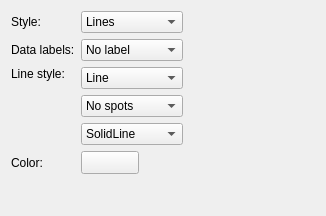
           <widget class="QWidget" name="tabVolume">
            <attribute name="title">
             <string>Volume</string>
            </attribute>
            <layout class="QVBoxLayout">
             <item>
              <layout class="QHBoxLayout">
               <item>
                <layout class="QGridLayout" name="gridLayout_12">
                 <item row="4" column="1">
                  <widget class="GColorPushButton" name="buttonSQL_YieldWizard_VolumeColor">
                   <property name="sizePolicy">
                    <sizepolicy hsizetype="Fixed" vsizetype="Fixed">
                     <horstretch>0</horstretch>
                     <verstretch>0</verstretch>
                    </sizepolicy>
                   </property>
                   <property name="minimumSize">
                    <size>
                     <width>58</width>
                     <height>23</height>
                    </size>
                   </property>
                   <property name="maximumSize">
                    <size>
                     <width>58</width>
                     <height>23</height>
                    </size>
                   </property>
                   <property name="toolTip">
                    <string>Set Binning Pareto color</string>
                   </property>
                   <property name="text">
                    <string/>
                   </property>
                   <property name="autoDefault">
                    <bool>false</bool>
                   </property>
                  </widget>
                 </item>
                 <item row="1" column="1">
                  <widget class="QComboBox" name="comboSQL_YieldWizard_VolumeDataLabels">
                   <property name="toolTip">
                    <string>Define spots style to draw (if any)</string>
                   </property>
                   <item>
                    <property name="text">
                     <string>No label</string>
                    </property>
                   </item>
                   <item>
                    <property name="text">
                     <string>Auto</string>
                    </property>
                   </item>
                   <item>
                    <property name="text">
                     <string>Top</string>
                    </property>
                   </item>
                   <item>
                    <property name="text">
                     <string>Bottom</string>
                    </property>
                   </item>
                   <item>
                    <property name="text">
                     <string>Left</string>
                    </property>
                   </item>
                   <item>
                    <property name="text">
                     <string>Right</string>
                    </property>
                   </item>
                  </widget>
                 </item>
                 <item row="1" column="0">
                  <widget class="QLabel" name="labelSQL_YieldWizard_VolumeDataLabels">
                   <property name="text">
                    <string>Data labels:</string>
                   </property>
                   <property name="wordWrap">
                    <bool>false</bool>
                   </property>
                  </widget>
                 </item>
                 <item row="4" column="0">
                  <widget class="QLabel" name="labelSQL_YieldWizard_VolumeColor">
                   <property name="text">
                    <string>Color:</string>
                   </property>
                   <property name="wordWrap">
                    <bool>false</bool>
                   </property>
                  </widget>
                 </item>
                 <item row="3" column="0">
                  <spacer name="spacer5">
                   <property name="orientation">
                    <enum>Qt::Vertical</enum>
                   </property>
                   <property name="sizeType">
                    <enum>QSizePolicy::Expanding</enum>
                   </property>
                   <property name="sizeHint" stdset="0">
                    <size>
                     <width>9</width>
                     <height>43</height>
                    </size>
                   </property>
                  </spacer>
                 </item>
                 <item row="2" column="1" rowspan="2">
                  <layout class="QVBoxLayout">
                   <item>
                    <widget class="QComboBox" name="comboSQL_YieldWizard_VolumeLineStyle">
                     <property name="toolTip">
                      <string>Charting Line style</string>
                     </property>
                     <item>
                      <property name="text">
                       <string>Line</string>
                      </property>
                     </item>
                     <item>
                      <property name="text">
                       <string>Spline line</string>
                      </property>
                     </item>
                     <item>
                      <property name="text">
                       <string>Step line</string>
                      </property>
                     </item>
                    </widget>
                   </item>
                   <item>
                    <widget class="QComboBox" name="comboSQL_YieldWizard_VolumeLineSpots">
                     <property name="toolTip">
                      <string>Define spots style to draw (if any)</string>
                     </property>
                     <item>
                      <property name="text">
                       <string>No spots</string>
                      </property>
                     </item>
                     <item>
                      <property name="text">
                       <string>Auto</string>
                      </property>
                     </item>
                     <item>
                      <property name="text">
                       <string>Square</string>
                      </property>
                     </item>
                     <item>
                      <property name="text">
                       <string>Circle</string>
                      </property>
                     </item>
                     <item>
                      <property name="text">
                       <string>Diamonds</string>
                      </property>
                     </item>
                     <item>
                      <property name="text">
                       <string>Triangle</string>
                      </property>
                     </item>
                     <item>
                      <property name="text">
                       <string>Cross</string>
                      </property>
                     </item>
                    </widget>
                   </item>
                   <item>
                    <widget class="QComboBox" name="comboSQL_YieldWizard_VolumeLineProperty">
                     <item>
                      <property name="text">
                       <string>SolidLine</string>
                      </property>
                     </item>
                     <item>
                      <property name="text">
                       <string>DashLine</string>
                      </property>
                     </item>
                     <item>
                      <property name="text">
                       <string>DotLine</string>
                      </property>
                     </item>
                     <item>
                      <property name="text">
                       <string>DotDashLine</string>
                      </property>
                     </item>
                     <item>
                      <property name="text">
                       <string>AltDashLine</string>
                      </property>
                     </item>
                    </widget>
                   </item>
                  </layout>
                 </item>
                 <item row="2" column="0">
                  <widget class="QLabel" name="labelSQL_YieldWizard_VolumeLineStyle">
                   <property name="text">
                    <string>Line style:</string>
                   </property>
                   <property name="wordWrap">
                    <bool>false</bool>
                   </property>
                  </widget>
                 </item>
                 <item row="0" column="1">
                  <widget class="QComboBox" name="comboSQL_YieldWizard_VolumeStyle">
                   <property name="toolTip">
                    <string>Charting style for 'Yield'</string>
                   </property>
                   <item>
                    <property name="text">
                     <string>Lines</string>
                    </property>
                   </item>
                   <item>
                    <property name="text">
                     <string>Bars</string>
                    </property>
                   </item>
                  </widget>
                 </item>
                 <item row="0" column="0">
                  <widget class="QLabel" name="labelSQL_YieldWizard_VolumeStyle">
                   <property name="text">
                    <string>Style:</string>
                   </property>
                   <property name="wordWrap">
                    <bool>false</bool>
                   </property>
                  </widget>
                 </item>
                </layout>
               </item>
               <item>
                <spacer name="spacer6">
                 <property name="orientation">
                  <enum>Qt::Horizontal</enum>
                 </property>
                 <property name="sizeType">
                  <enum>QSizePolicy::Expanding</enum>
                 </property>
                 <property name="sizeHint" stdset="0">
                  <size>
                   <width>132</width>
                   <height>8</height>
                  </size>
                 </property>
                </spacer>
               </item>
              </layout>
             </item>
             <item>
              <spacer name="spacer7">
               <property name="orientation">
                <enum>Qt::Vertical</enum>
               </property>
               <property name="sizeType">
                <enum>QSizePolicy::Expanding</enum>
               </property>
               <property name="sizeHint" stdset="0">
                <size>
                 <width>7</width>
                 <height>31</height>
                </size>
               </property>
              </spacer>
             </item>
            </layout>
           </widget>
